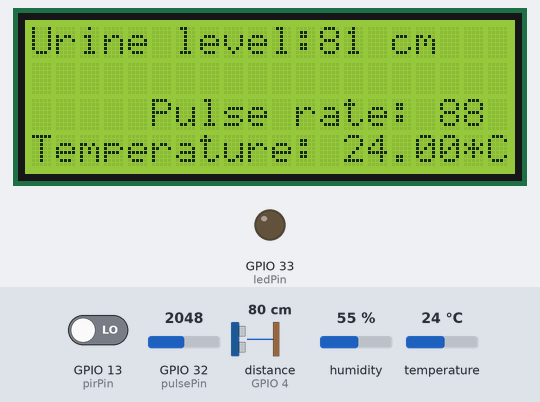
The sketch below on a simulated ESP32. Shown: 20×4 character LCD, output pins drawn as LEDs (lit = HIGH). The test bench sets the inputs (shaded band); at power-on: GPIO 13 (pirPin) LOW, temperature 24 °C, distance to the obstacle (sensor on GPIO 4) 80 cm, GPIO 32 (pulsePin) = 2048, humidity 55 %. The echo pulse lasts 58.3 µs per cm; WiFi joins after 1.5 s; servers stay silent unless stated; random numbers use the default seed unless the sketch sets one; what the sketch prints to the serial monitor is not drawn.

Above: at 3.5 s.
3.6 s: GPIO 13 (pirPin) driven HIGH
At 5.0 s:
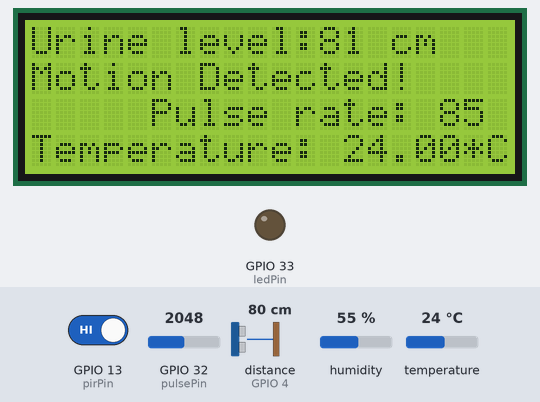
9.2 s: GPIO 13 (pirPin) driven LOW
At 10.6 s:
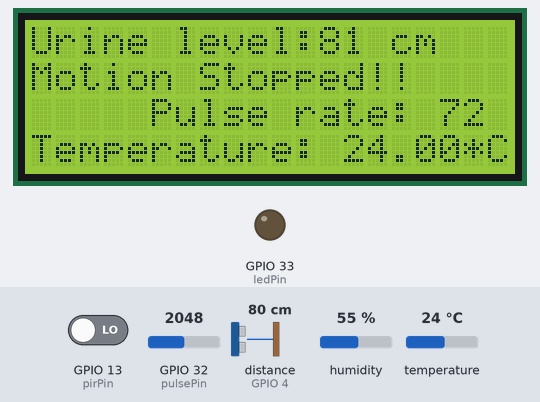
15.6 s: temperature set to 12 °C
At 16.7 s:
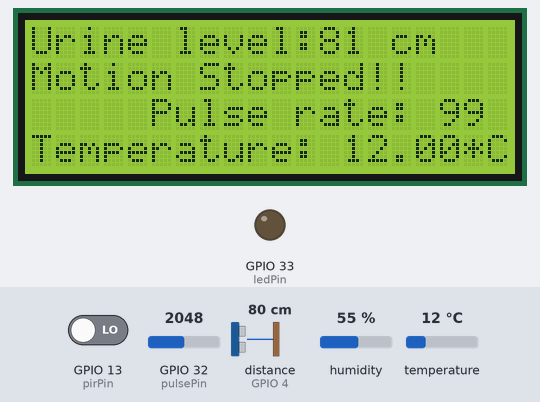
17.7 s: distance to the obstacle (sensor on GPIO 4) set to 2 cm
At 19.0 s:
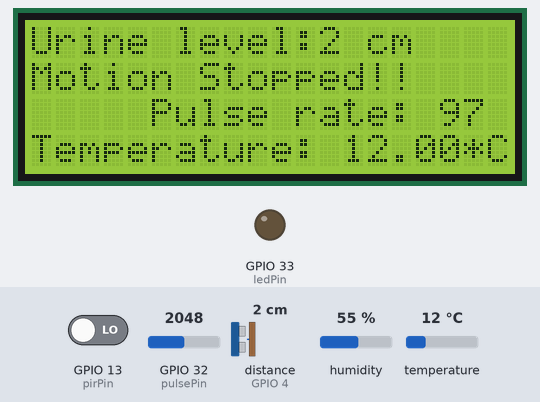
19.8 s: temperature set to 19 °C
At 21.1 s:
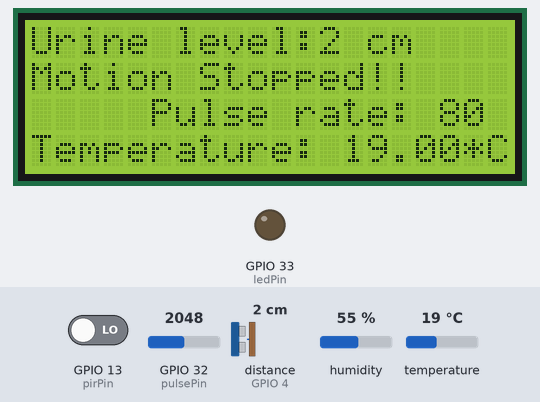
21.9 s: distance to the obstacle (sensor on GPIO 4) set to 4 cm
At 23.1 s:
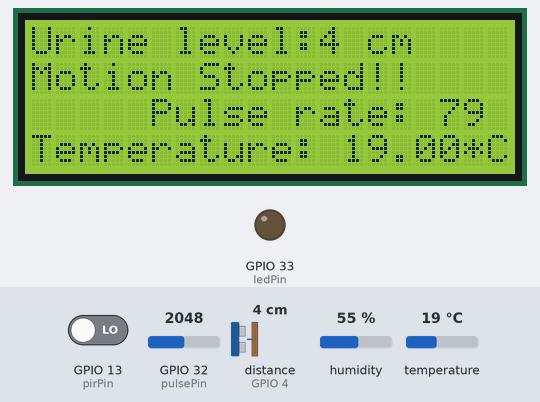
Timing chart, 0 to 24.9 s (numbered marks = the images above; inputs shaded):
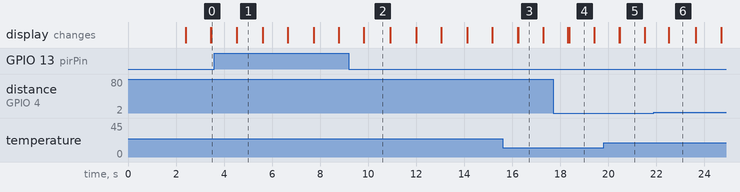

Measured:
- what the display in image 1 shows lasts 1.1 s, from 4.5 s to 5.6 s
- what the display in image 4 shows lasts 1.0 s, from 18.4 s to 19.4 s

The sketch:

amrutha_gp_prg.ino
```cpp
// Blynk configuration
#define BLYNK_TEMPLATE_ID "TMPL3NkxJm3ng"
#define BLYNK_TEMPLATE_NAME "FINAL PROJECT"
#define BLYNK_AUTH_TOKEN "rs8_TPtLncu-jVIA7jjrADz6wEXeLvYQ"

#include <WiFi.h>
#include <BlynkSimpleEsp32.h>
#include <Wire.h>
#include <LiquidCrystal_I2C.h>
#include <NewPing.h>
#include <DHT.h>

// Define the pulse sensor settings
const int pulsePin = 32; // the pulse sensor pin
const int ledPin = 33; // the LED pin
int pulseValue; // the pulse sensor value
int bpm; // the heart rate in beats per minute
char ssid[] = "Anime";
char pass[] = "animesh3";
BlynkTimer timer;

// I2C LCD settings
LiquidCrystal_I2C lcd(0x27, 20, 4); // Set the I2C LCD address and dimensions (16x2)

// Ultrasonic Sensor Configuration
#define TRIGGER_PIN 2  // GPIO2
#define ECHO_PIN 4     // GPIO4
#define MAX_DISTANCE 500 // Maximum distance we want to measure (in centimeters)

NewPing sonar(TRIGGER_PIN, ECHO_PIN, MAX_DISTANCE);

const int pirPin = 13; // PIR sensor output connected to GPIO 13
bool motionDetected = false;

// DHT sensor configuration
#define DHTPIN 27 // Connect Out pin to D2 in NODE MCU
#define DHTTYPE DHT11
DHT dht(DHTPIN, DHTTYPE);

void setup() {
  // Start the serial communication
  Serial.begin(9600);

  // Initialize the I2C LCD
  lcd.init();
  lcd.backlight();

  // Connect to WiFi
  WiFi.begin(ssid, pass);
  while (WiFi.status() != WL_CONNECTED) {
    delay(1000);
    Serial.println("Connecting to WiFi...");
  }
  Serial.println("Connected to WiFi");

  // Connect to Blynk
  Blynk.begin(BLYNK_AUTH_TOKEN, ssid, pass);
  while (!Blynk.connected()) {
    Serial.println("Connecting to Blynk...");
    delay(1000);
  }
  Serial.println("Connected to Blynk");

  // Set up the pulse sensor
  pinMode(pulsePin, INPUT);
  pinMode(ledPin, OUTPUT);
  digitalWrite(ledPin, LOW);

  // Ultrasonic Sensor Initialization
  lcd.setCursor(0, 0);
  lcd.print("Urine level:"); // Set the cursor to the third row

  dht.begin();
  timer.setInterval(1000L, sendSensor);
}

void loop() {
  // Simulate a pulse rate in the desired range (e.g., between 65 and 100 BPM)
  bpm = random(65, 100);  // Generates a random BPM value between 65 and 100

  // Display the simulated BPM value and take actions based on it
  Serial.print("Pulse rate: ");
  Serial.print(bpm);
  Serial.println(" BPM");
  lcd.setCursor(5, 2);
  lcd.print("Pulse rate: ");
  lcd.print(bpm);
  delay(1000);
  Blynk.virtualWrite(V0, bpm);

  int bpm = random(65, 100);{
    // Take action for a low simulated pulse rate
    // You can add your specific actions here.

    // Take action for a high simulated pulse rate
    // You can add your specific actions here.
  }

  // Ultrasonic Sensor Measurement
  unsigned int distance = sonar.ping_cm();
  Blynk.virtualWrite(V1, distance);
  lcd.setCursor(12, 0);
  lcd.print(distance);
  lcd.print(" cm      ");

  // PIR Motion Detection
  int motionState = digitalRead(pirPin);
  Blynk.virtualWrite(V2, motionDetected);

  if (motionState == HIGH) {
    if (!motionDetected) {
      motionDetected = true;
      lcd.setCursor(0, 1);
      lcd.print("Motion Detected!");
    }
  } else {
    if (motionDetected) {
      motionDetected = false;
      lcd.setCursor(0, 1);
      lcd.print("Motion Stopped!");
    }
  }

  // Read the pulse sensor value
  pulseValue = analogRead(pulsePin);
    {
    Blynk.virtualWrite(V0, bpm);
  }

  // Run the Blynk loop
  Blynk.run();
  timer.run();
}

void sendSensor() {
  float t = dht.readTemperature();

  if (isnan(t)) {
    Serial.println("Failed to read temperature from DHT sensor!");
    return;
  }

  Blynk.virtualWrite(V3, t);
  Serial.print("Temperature : ");
  Serial.print(t);
  Serial.println(" C");

  // Display temperature on the LCD
  lcd.setCursor(0, 3);
  lcd.print("Temperature: ");
  lcd.print(t);
  lcd.print("*C");
}
```
